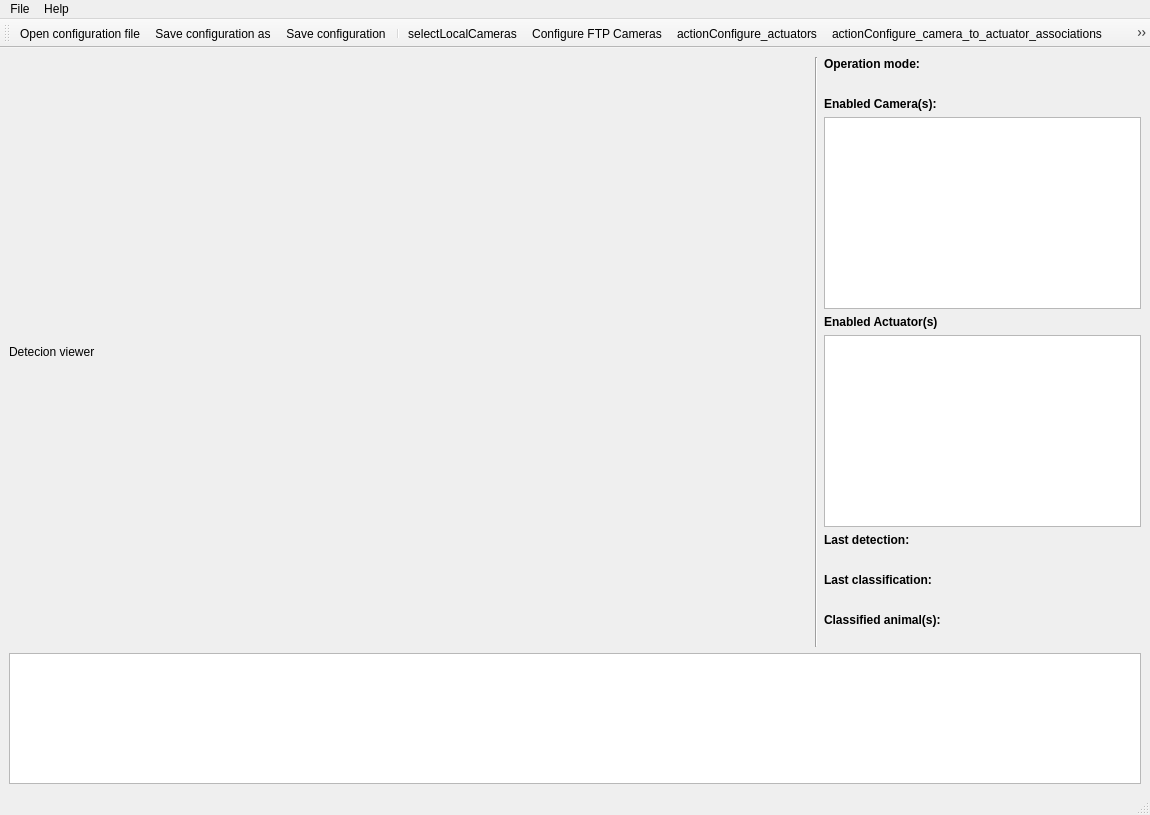
<?xml version="1.0" encoding="UTF-8"?>
<ui version="4.0">
 <class>MainWindow</class>
 <widget class="QMainWindow" name="MainWindow">
  <property name="geometry">
   <rect>
    <x>0</x>
    <y>0</y>
    <width>1150</width>
    <height>815</height>
   </rect>
  </property>
  <property name="sizePolicy">
   <sizepolicy hsizetype="MinimumExpanding" vsizetype="MinimumExpanding">
    <horstretch>0</horstretch>
    <verstretch>0</verstretch>
   </sizepolicy>
  </property>
  <property name="minimumSize">
   <size>
    <width>800</width>
    <height>600</height>
   </size>
  </property>
  <property name="windowTitle">
   <string>Wild Animals Detection and Alert System (WADAS) [*]</string>
  </property>
  <widget class="QWidget" name="centralwidget">
   <layout class="QGridLayout" name="gridLayout" rowstretch="300,100" columnstretch="300,0,100">
    <item row="0" column="2">
     <layout class="QVBoxLayout" name="verticalLayout">
      <item>
       <widget class="QLabel" name="label_op_mode_title">
        <property name="sizePolicy">
         <sizepolicy hsizetype="MinimumExpanding" vsizetype="Preferred">
          <horstretch>0</horstretch>
          <verstretch>0</verstretch>
         </sizepolicy>
        </property>
        <property name="font">
         <font>
          <bold>true</bold>
         </font>
        </property>
        <property name="text">
         <string>Operation mode:</string>
        </property>
       </widget>
      </item>
      <item>
       <widget class="QLabel" name="label_op_mode">
        <property name="sizePolicy">
         <sizepolicy hsizetype="MinimumExpanding" vsizetype="Preferred">
          <horstretch>0</horstretch>
          <verstretch>0</verstretch>
         </sizepolicy>
        </property>
        <property name="text">
         <string/>
        </property>
       </widget>
      </item>
      <item>
       <widget class="QLabel" name="label">
        <property name="sizePolicy">
         <sizepolicy hsizetype="MinimumExpanding" vsizetype="Preferred">
          <horstretch>0</horstretch>
          <verstretch>0</verstretch>
         </sizepolicy>
        </property>
        <property name="font">
         <font>
          <bold>true</bold>
         </font>
        </property>
        <property name="text">
         <string>Enabled Camera(s):</string>
        </property>
       </widget>
      </item>
      <item>
       <widget class="QListWidget" name="listWidget_en_cameras">
        <property name="sizePolicy">
         <sizepolicy hsizetype="MinimumExpanding" vsizetype="MinimumExpanding">
          <horstretch>0</horstretch>
          <verstretch>0</verstretch>
         </sizepolicy>
        </property>
       </widget>
      </item>
      <item>
       <widget class="QLabel" name="label_2">
        <property name="sizePolicy">
         <sizepolicy hsizetype="MinimumExpanding" vsizetype="Preferred">
          <horstretch>0</horstretch>
          <verstretch>0</verstretch>
         </sizepolicy>
        </property>
        <property name="font">
         <font>
          <bold>true</bold>
         </font>
        </property>
        <property name="text">
         <string>Enabled Actuator(s)</string>
        </property>
       </widget>
      </item>
      <item>
       <widget class="QListWidget" name="listWidget_en_actuators">
        <property name="sizePolicy">
         <sizepolicy hsizetype="MinimumExpanding" vsizetype="MinimumExpanding">
          <horstretch>0</horstretch>
          <verstretch>0</verstretch>
         </sizepolicy>
        </property>
       </widget>
      </item>
      <item>
       <widget class="QLabel" name="label_last_detection_title">
        <property name="font">
         <font>
          <bold>true</bold>
         </font>
        </property>
        <property name="text">
         <string>Last detection:</string>
        </property>
       </widget>
      </item>
      <item>
       <widget class="QLabel" name="label_last_detection">
        <property name="sizePolicy">
         <sizepolicy hsizetype="MinimumExpanding" vsizetype="Preferred">
          <horstretch>0</horstretch>
          <verstretch>0</verstretch>
         </sizepolicy>
        </property>
        <property name="text">
         <string/>
        </property>
       </widget>
      </item>
      <item>
       <widget class="QLabel" name="label_last_classification_title">
        <property name="font">
         <font>
          <bold>true</bold>
         </font>
        </property>
        <property name="text">
         <string>Last classification:</string>
        </property>
       </widget>
      </item>
      <item>
       <widget class="QLabel" name="label_last_classification">
        <property name="sizePolicy">
         <sizepolicy hsizetype="MinimumExpanding" vsizetype="Preferred">
          <horstretch>0</horstretch>
          <verstretch>0</verstretch>
         </sizepolicy>
        </property>
        <property name="text">
         <string/>
        </property>
       </widget>
      </item>
      <item>
       <widget class="QLabel" name="label_classified_animal_title">
        <property name="font">
         <font>
          <bold>true</bold>
         </font>
        </property>
        <property name="text">
         <string>Classified animal(s):</string>
        </property>
       </widget>
      </item>
      <item>
       <widget class="QLabel" name="label_classified_animal">
        <property name="text">
         <string/>
        </property>
       </widget>
      </item>
     </layout>
    </item>
    <item row="0" column="0">
     <widget class="QLabel" name="label_image">
      <property name="enabled">
       <bool>true</bool>
      </property>
      <property name="sizePolicy">
       <sizepolicy hsizetype="MinimumExpanding" vsizetype="MinimumExpanding">
        <horstretch>0</horstretch>
        <verstretch>0</verstretch>
       </sizepolicy>
      </property>
      <property name="minimumSize">
       <size>
        <width>400</width>
        <height>300</height>
       </size>
      </property>
      <property name="maximumSize">
       <size>
        <width>800</width>
        <height>600</height>
       </size>
      </property>
      <property name="text">
       <string>Detecion viewer</string>
      </property>
     </widget>
    </item>
    <item row="1" column="0" colspan="3">
     <widget class="QPlainTextEdit" name="plainTextEdit_log">
      <property name="sizePolicy">
       <sizepolicy hsizetype="MinimumExpanding" vsizetype="MinimumExpanding">
        <horstretch>0</horstretch>
        <verstretch>0</verstretch>
       </sizepolicy>
      </property>
      <property name="minimumSize">
       <size>
        <width>400</width>
        <height>100</height>
       </size>
      </property>
     </widget>
    </item>
    <item row="0" column="1">
     <widget class="Line" name="line">
      <property name="sizePolicy">
       <sizepolicy hsizetype="Fixed" vsizetype="MinimumExpanding">
        <horstretch>0</horstretch>
        <verstretch>0</verstretch>
       </sizepolicy>
      </property>
      <property name="orientation">
       <enum>Qt::Orientation::Vertical</enum>
      </property>
     </widget>
    </item>
   </layout>
  </widget>
  <widget class="QMenuBar" name="menubar">
   <property name="geometry">
    <rect>
     <x>0</x>
     <y>0</y>
     <width>1150</width>
     <height>33</height>
    </rect>
   </property>
   <widget class="QMenu" name="menuFile">
    <property name="title">
     <string>File</string>
    </property>
    <addaction name="actionOpen_configuration_file_menu"/>
    <addaction name="actionSave_configuration_as_menu"/>
    <addaction name="actionSave_configuration_menu"/>
   </widget>
   <widget class="QMenu" name="menuHelp">
    <property name="title">
     <string>Help</string>
    </property>
    <addaction name="actionAbout"/>
    <addaction name="actionLicense"/>
   </widget>
   <addaction name="menuFile"/>
   <addaction name="menuHelp"/>
  </widget>
  <widget class="QStatusBar" name="statusbar"/>
  <widget class="QToolBar" name="toolBar">
   <property name="windowTitle">
    <string>toolBar</string>
   </property>
   <attribute name="toolBarArea">
    <enum>TopToolBarArea</enum>
   </attribute>
   <attribute name="toolBarBreak">
    <bool>false</bool>
   </attribute>
   <addaction name="actionOpen_configuration_file"/>
   <addaction name="actionSave_configuration_as"/>
   <addaction name="actionSave_configuration"/>
   <addaction name="separator"/>
   <addaction name="actionSelectLocalCameras"/>
   <addaction name="actionConfigure_FTP_Cameras"/>
   <addaction name="actionConfigure_actuators"/>
   <addaction name="actionConfigure_camera_to_actuator_associations"/>
   <addaction name="actionActionConfigureEmail"/>
   <addaction name="actionSelect_Mode"/>
   <addaction name="actionConfigure_Ai_model"/>
   <addaction name="separator"/>
   <addaction name="actionRun"/>
   <addaction name="actionStop"/>
   <addaction name="separator"/>
  </widget>
  <action name="actionSelect_Mode">
   <property name="icon">
    <iconset theme="camera-web"/>
   </property>
   <property name="text">
    <string>Select Mode</string>
   </property>
   <property name="toolTip">
    <string>Select operating mode</string>
   </property>
   <property name="menuRole">
    <enum>QAction::MenuRole::NoRole</enum>
   </property>
  </action>
  <action name="actionRun">
   <property name="icon">
    <iconset theme="QIcon::ThemeIcon::MediaPlaybackStart"/>
   </property>
   <property name="text">
    <string>Run</string>
   </property>
   <property name="toolTip">
    <string>Run detection</string>
   </property>
   <property name="menuRole">
    <enum>QAction::MenuRole::NoRole</enum>
   </property>
  </action>
  <action name="actionStop">
   <property name="icon">
    <iconset theme="media-playback-stop"/>
   </property>
   <property name="text">
    <string>Stop </string>
   </property>
   <property name="toolTip">
    <string>Stop detection</string>
   </property>
   <property name="menuRole">
    <enum>QAction::MenuRole::NoRole</enum>
   </property>
  </action>
  <action name="actionActionConfigureEmail">
   <property name="icon">
    <iconset theme="emblem-mail"/>
   </property>
   <property name="text">
    <string>ActionConfigureEmail</string>
   </property>
   <property name="toolTip">
    <string>Configure Email notifications</string>
   </property>
   <property name="menuRole">
    <enum>QAction::MenuRole::NoRole</enum>
   </property>
  </action>
  <action name="actionSelectLocalCameras">
   <property name="icon">
    <iconset theme="camera-video"/>
   </property>
   <property name="text">
    <string>selectLocalCameras</string>
   </property>
   <property name="toolTip">
    <string>Configure camera(s)</string>
   </property>
   <property name="menuRole">
    <enum>QAction::MenuRole::NoRole</enum>
   </property>
  </action>
  <action name="actionConfigure_Ai_model">
   <property name="icon">
    <iconset>
     <normaloff>wadas/icons/icon-ai-24.png</normaloff>wadas/icons/icon-ai-24.png</iconset>
   </property>
   <property name="text">
    <string>Configure Ai model</string>
   </property>
   <property name="menuRole">
    <enum>QAction::MenuRole::NoRole</enum>
   </property>
  </action>
  <action name="actionOpen_configuration_file">
   <property name="icon">
    <iconset theme="document-open"/>
   </property>
   <property name="text">
    <string>Open configuration file</string>
   </property>
   <property name="menuRole">
    <enum>QAction::MenuRole::NoRole</enum>
   </property>
  </action>
  <action name="actionSave_configuration_as">
   <property name="icon">
    <iconset theme="document-save-as"/>
   </property>
   <property name="text">
    <string>Save configuration as</string>
   </property>
   <property name="toolTip">
    <string>Save configuration as ...</string>
   </property>
   <property name="menuRole">
    <enum>QAction::MenuRole::NoRole</enum>
   </property>
  </action>
  <action name="actionOpen_configuration_file_menu">
   <property name="icon">
    <iconset theme="document-open"/>
   </property>
   <property name="text">
    <string>Open configuration file</string>
   </property>
  </action>
  <action name="actionSave_configuration_as_menu">
   <property name="icon">
    <iconset theme="document-save-as"/>
   </property>
   <property name="text">
    <string>Save configuration as ...</string>
   </property>
   <property name="toolTip">
    <string>Save configuration as ...</string>
   </property>
  </action>
  <action name="actionAbout">
   <property name="icon">
    <iconset theme="dialog-question"/>
   </property>
   <property name="text">
    <string>About</string>
   </property>
  </action>
  <action name="actionLicense">
   <property name="text">
    <string>License</string>
   </property>
  </action>
  <action name="actionSave_configuration">
   <property name="icon">
    <iconset theme="document-save"/>
   </property>
   <property name="text">
    <string>Save configuration</string>
   </property>
   <property name="toolTip">
    <string>Save configuration</string>
   </property>
   <property name="menuRole">
    <enum>QAction::MenuRole::NoRole</enum>
   </property>
  </action>
  <action name="actionSave_configuration_menu">
   <property name="icon">
    <iconset theme="document-save"/>
   </property>
   <property name="text">
    <string>Save configuration</string>
   </property>
   <property name="toolTip">
    <string>Save configuration</string>
   </property>
   <property name="menuRole">
    <enum>QAction::MenuRole::NoRole</enum>
   </property>
  </action>
  <action name="actionConfigure_FTP_Cameras">
   <property name="icon">
    <iconset theme="system-file-manager"/>
   </property>
   <property name="text">
    <string>Configure FTP Cameras</string>
   </property>
   <property name="toolTip">
    <string>Configure FTP cameras and server</string>
   </property>
   <property name="menuRole">
    <enum>QAction::MenuRole::NoRole</enum>
   </property>
  </action>
  <action name="actionConfigure_actuators">
   <property name="icon">
    <iconset>
     <normaloff>wadas/icons/icon-actuator-24.png</normaloff>wadas/icons/icon-actuator-24.png</iconset>
   </property>
   <property name="text">
    <string>actionConfigure_actuators</string>
   </property>
   <property name="toolTip">
    <string>Configure actuators</string>
   </property>
   <property name="menuRole">
    <enum>QAction::MenuRole::NoRole</enum>
   </property>
  </action>
  <action name="actionConfigure_camera_to_actuator_associations">
   <property name="icon">
    <iconset theme="insert-link"/>
   </property>
   <property name="text">
    <string>actionConfigure_camera_to_actuator_associations</string>
   </property>
   <property name="toolTip">
    <string>Configure camera to actuator association(s)</string>
   </property>
   <property name="menuRole">
    <enum>QAction::MenuRole::NoRole</enum>
   </property>
  </action>
 </widget>
 <resources/>
 <connections/>
</ui>
